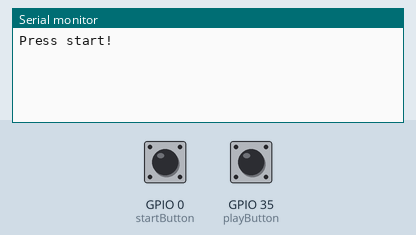
This sketch was run on a simulated ESP32. On the bench: the last lines printed to the serial monitor. Inputs (shaded band) come from the test bench; at power-on: GPIO 0 (startButton) HIGH, GPIO 35 (playButton) HIGH.

Above: at 2.2 s.
2.3 s: GPIO 0 (startButton) pulled LOW for 0.15 s
At 3.0 s:
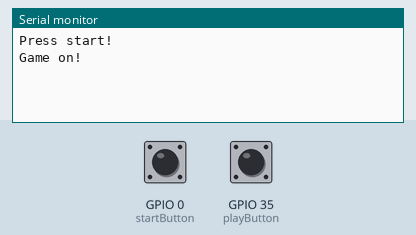
3.9 s: GPIO 35 (playButton) pulled LOW for 0.15 s
At 5.4 s:
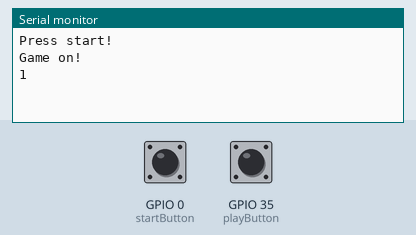
7.0 s: GPIO 35 (playButton) pulled LOW for 3.2 s
At 9.2 s:
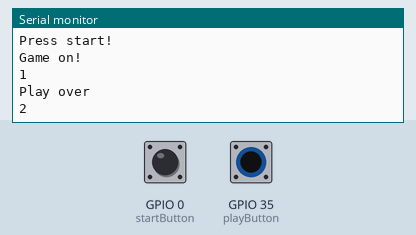

Measured:
- after the input at 2.3 s, the serial monitor: prints a new line at once (image 1)
- after the input at 3.9 s, the serial monitor: prints a new line at once (image 2)
- after the input at 7.0 s, the serial monitor: prints a new line after 1.9 s (image 3)

The sketch:

Pinball_Framework_Sketch.ino
```cpp
/*This simple sketch is my take on the overall control of the game.
One button starts the game. The other launches the balls.
You will need to define the digital pins according to how you wire
your buttons to your board of choice. I'm using the T-Display E-Paper
with builtin buttons on pins 0 and 35.
 */
int startButton = 0;
int playButton = 35;

void setup() {
  Serial.begin(9600);
  delay(1000);
  Serial.println();
  Serial.println("Press start!");
  pinMode(startButton, INPUT);
  pinMode(playButton, INPUT);
}

void loop() {
  int startbuttonState = digitalRead(startButton);
  if(startbuttonState == 0){
  Serial.println("Game on!");
  int plays = 1;
  while(plays <= 3){
  int playbuttonState = digitalRead(playButton);
  if(playbuttonState == 0){
    Serial.println(plays);
    delay(5000); //pretend pinball stuff is happening here
    Serial.println("Play over");
    plays++;
  delay(1);        // delay in between reads for stability
  } //if play == 0
  } //while plays <= 3
    Serial.println("Game over");
  } //if start == 0
}
```
